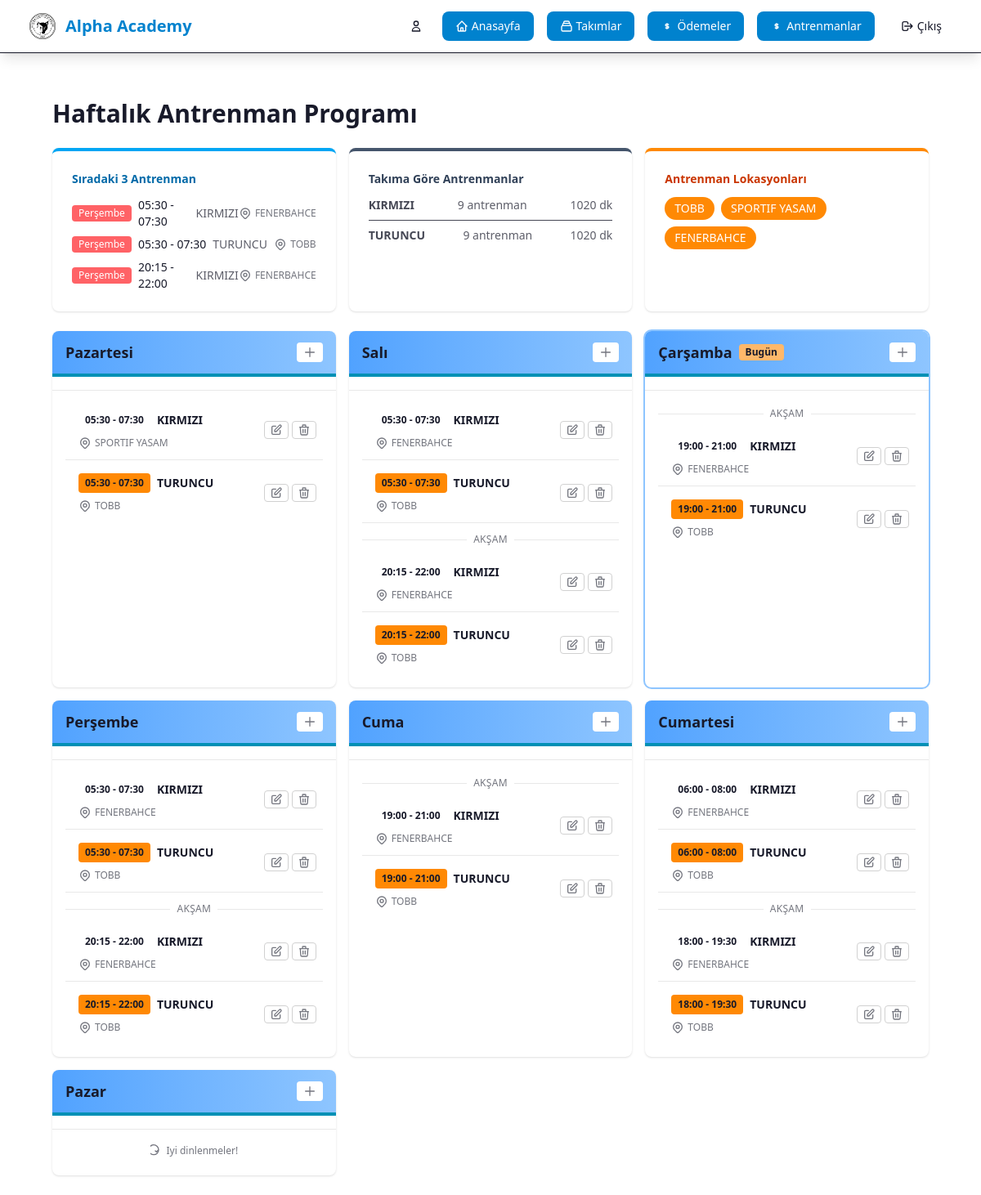
Screenshot of /teams/trainings/weekly/ (signed in) with the database file from the repository.
### team/models.py (models this page shows, shortened)
class Training (models.Model):
    LOCATIONS = [
            ('TOBB', 'TOBB'),
            ('AYTEN SABAN', 'AYTEN SABAN'),
            ('SPORTIF YASAM', 'SPORTIF YASAM'),
            ('FENERBAHCE', 'FENERBAHCE'),
            ('Diğer', 'Diğer'),]
    DAYS_OF_WEEK = [
            (1, 'Pazartesi'),
            (2, 'Salı'),
            (3, 'Çarşamba'),
            (4, 'Perşembe'),
            (5, 'Cuma'),
            (6, 'Cumartesi'),
            (7, 'Pazar'),
        ]
    """
    Model for team training sessions
    """
    team = models.ForeignKey(Team, on_delete=models.CASCADE, related_name='trainings', verbose_name='Takım')
    day_of_week = models.IntegerField(verbose_name='Gün', choices=DAYS_OF_WEEK)  # 0=Monday, 6=Sunday
    time = models.TimeField(verbose_name='Saat')
    end_time = models.TimeField(verbose_name='Bitiş Saati', blank=True, null=True)
    location = models.CharField(max_length=200, verbose_name='Lokasyon',
                                choices=LOCATIONS)
    trainer = models.ForeignKey(settings.AUTH_USER_MODEL, on_delete=models.SET_NULL, null=True, blank=True, related_name='trainings', verbose_name='Antrenör')
    notes = models.TextField(blank=True, null=True, verbose_name='Notlar')
    created_at = models.DateTimeField(auto_now_add=True)
    updated_at = models.DateTimeField(auto_now=True)
    class Meta:
        verbose_name = 'Antrenman'
        verbose_name_plural = 'Antrenmanlar'
        ordering = ['-day_of_week', 'time']

class Team(models.Model):
    name = models.CharField(max_length=100, verbose_name='Takım Adı')
    description = models.TextField(blank=True, null=True, verbose_name='Açıklama')
    logo = models.ImageField(upload_to='team_logos/', blank=True, null=True, verbose_name='Logo')
    founded_date = models.DateField(blank=True, null=True, verbose_name='Kuruluş Tarihi')
    created_at = models.DateTimeField(auto_now_add=True)
    updated_at = models.DateTimeField(auto_now=True)
    class Meta:
        verbose_name = 'Takım'
        verbose_name_plural = 'Takımlar'
        ordering = ['name']

### team/views.py (the view)
# urls.py: path('trainings/weekly/', views.training_weekly, name='training_weekly'),
@login_required
def training_weekly(request):
    trainings = Training.objects.select_related('team').order_by('day_of_week', 'time')
    from django.utils import timezone
    try:
        current_day = timezone.localdate().isoweekday()
    except Exception:
        import datetime
        current_day = datetime.date.today().isoweekday()
    days_of_week = {
        1: {'number': 1, 'name': 'Pazartesi', 'trainings': []},
        2: {'number': 2, 'name': 'Salı', 'trainings': []},
        3: {'number': 3, 'name': 'Çarşamba', 'trainings': []},
        4: {'number': 4, 'name': 'Perşembe', 'trainings': []},
        5: {'number': 5, 'name': 'Cuma', 'trainings': []},
        6: {'number': 6, 'name': 'Cumartesi', 'trainings': []},
        7: {'number': 7, 'name': 'Pazar', 'trainings': []},
    }
    for training in trainings:
        days_of_week[training.day_of_week]['trainings'].append(training)
    for i in range(1, 8):
        days_of_week[i]['is_today'] = (i == current_day)
        days_of_week[i]['trainings'].sort(key=lambda t: t.time)
        seen_pm = False
        for t in days_of_week[i]['trainings']:
            setattr(t, 'show_pm_separator', False)
            if not seen_pm and t.time >= dt_time(13, 0):
                setattr(t, 'show_pm_separator', True)
                seen_pm = True
    weekly_schedule = [days_of_week[i] for i in range(1, 8)]
    total_trainings = trainings.count()
    locations = set(t.location for t in trainings)
    import datetime as _dt
    training_stats_by_team = {}
    for t in trainings:
        team_name = t.team.name
        if team_name not in training_stats_by_team:
            training_stats_by_team[team_name] = {'name': team_name, 'count': 0, 'minutes': 0}
        training_stats_by_team[team_name]['count'] += 1
        if t.end_time:
            start_dt = _dt.datetime.combine(_dt.date.today(), t.time)
            end_dt = _dt.datetime.combine(_dt.date.today(), t.end_time)
            if end_dt > start_dt:
                delta_minutes = int((end_dt - start_dt).total_seconds() // 60)
                training_stats_by_team[team_name]['minutes'] += delta_minutes
    training_stats_by_team = sorted(training_stats_by_team.values(), key=lambda x: x['name'])
    import datetime
    now = timezone.localtime()
    today_iso = now.isoweekday()
    upcoming = []
    for t in trainings:
        t_day = t.day_of_week
        days_ahead = (t_day - today_iso) % 7
        if days_ahead == 0 and t.time <= now.time():
            days_ahead = 7
        next_date = timezone.localdate() + datetime.timedelta(days=days_ahead)
        next_dt = datetime.datetime.combine(next_date, t.time)
        upcoming.append((next_dt, t))
    upcoming.sort(key=lambda x: x[0])
    upcoming_trainings = []
    for next_dt, t in upcoming[:3]:
        upcoming_trainings.append({
            'training': t,
            'day_name': days_of_week[t.day_of_week]['name'],
            'next_datetime': next_dt,
        })
    context = {
        'weekly_schedule': weekly_schedule,
        'days_of_week': days_of_week,
        'total_trainings': total_trainings,
        'training_stats_by_team': training_stats_by_team,
        'locations': locations,
        'upcoming_trainings': upcoming_trainings,
        'title': 'Haftalık Antrenman Programı'
    }
    return render(request, 'team/training_weekly.html', context)

### team/templatetags/team_filters.py (called while the page is built)
@register.filter
def team_color_dict(team_name):
    if not team_name:
        return TEAM_COLORS.get('default', {'bg': 'bg-gray-50', 'border': 'border-gray-200', 'text': 'text-gray-800', 'badge': 'bg-gray-500', 'light': 'bg-gray-100'})
    team_key = team_name.lower().strip()
    return TEAM_COLORS.get(team_key, {'bg': 'bg-gray-50', 'border': 'border-gray-200', 'text': 'text-gray-800', 'badge': 'bg-gray-500', 'light': 'bg-gray-100'})

### team/templates/team/training_weekly.html (shortened to what this page needs)
{% extends 'user/base.html' %}
{% load static %}
{% load team_filters %}
{% block content %}
<div class="max-w-7xl mx-auto px-4 sm:px-6 lg:px-8 mt-8">
    <div class="flex flex-wrap items-center justify-between mb-6">
        <div class="w-full md:w-2/3">
            <h1 class="text-3xl font-bold text-base-content">Haftalık Antrenman Programı</h1>
        </div>
    </div>
    <div class="grid grid-cols-1 md:grid-cols-3 gap-4 mb-6">
        <div class="bg-base-100 rounded-lg shadow p-6 border-t-4 border-sky-500">
            <h5 class="text-sky-700 text-sm font-semibold mb-3">Sıradaki 3 Antrenman</h5>
            {% if upcoming_trainings %}
            <ul class="space-y-2">
                {% for item in upcoming_trainings %}
                <li class="flex items-center justify-between">
                    <div class="flex items-center gap-2">
                        <span class="bg-error text-white text-xs px-2 py-0.5 rounded">{{ item.day_name }}</span>
                            <span class="text-sm font-medium text-base-content">{{ item.training.time|time:"H:i" }}{% if item.training.end_time %} - {{ item.training.end_time|time:"H:i" }}{% endif %}</span>
                            <span class="text-sm text-base-content/70">{{ item.training.team.name }}</span>
                    </div>
                    <span class="text-xs text-base-content/60 inline-flex items-center gap-1"> {{ item.training.location }}</span>
                </li>
                {% endfor %}
            </ul>
            {% else %}
            <p class="text-base-content/60 text-sm">Yaklaşan antrenman bulunmuyor.</p>
            {% endif %}
        </div>
        <div class="bg-base-100 rounded-lg shadow p-6 border-t-4 border-slate-600">
            <h5 class="text-slate-700 text-sm font-semibold mb-3">Takıma Göre Antrenmanlar</h5>
            {% if training_stats_by_team %}
            <ul class="space-y-2 text-sm text-base-content/80">
                {% for stat in training_stats_by_team %}
                <li class="flex items-center justify-between border-b last:border-0 pb-2 last:pb-0">
                    <span class="font-semibold">{{ stat.name }}</span>
                    <span class="text-base-content/70">{{ stat.count }} antrenman{% if stat.count > 1 %}{% endif %}</span>
                    <span class="text-base-content/70">{% if stat.minutes %}{{ stat.minutes }} dk{% else %}-{% endif %}</span>
                </li>
                {% endfor %}
            </ul>
            {% else %}
            <p class="text-base-content/60 text-sm">Kayıtlı antrenman yok.</p>
            {% endif %}
        </div>
        <div class="bg-base-100 rounded-lg shadow p-6 border-t-4 border-orange-400">
            <h5 class="text-orange-700 text-sm font-semibold mb-3">Antrenman Lokasyonları</h5>
            <div class="flex flex-wrap gap-2">
                {% for location in locations %}
                <span class="bg-orange-400 text-white px-3 py-1 rounded-full text-sm">{{ location }}</span>
                {% endfor %}
            </div>
        </div>
    </div>
    <div class="grid grid-cols-1 md:grid-cols-3 lg:grid-cols-3 gap-4">
        {% for day in weekly_schedule %}
        <div>
            <div class="bg-base-100 rounded-lg shadow overflow-hidden h-full {% if day.is_today %}ring-2 ring-blue-300{% endif %}">
                <div class="px-4 py-3 border-b-4 flex justify-between items-center {% if day.is_today %} bg-gradient-to-r from-blue-400 to-blue-300 border-info{% else %} bg-gradient-to-r from-blue-400 to-blue-300 border-info{% endif %}">
                    <h5 class="text-lg font-semibold mb-0 flex items-center gap-2">
                        {{ day.name }}
                        {% if day.is_today %}
                        <span class="bg-orange-300 text-base-content text-xs px-2 py-0.5 rounded font-semibold">Bugün</span>
                        {% endif %}
                    </h5>
                    {% if user.is_staff %}
                    <button type="button"
                            class="bg-base-100 text-error hover:bg-error px-2 py-1 rounded text-xs font-semibold inline-flex items-center gap-1"
                            onclick="openTrainingModal({{ day.number }})"
                            title="Antrenman Ekle">
                        <svg class="w-4 h-4 text-base-content/60" fill="none" stroke="currentColor" viewBox="0 0 24 24"><path stroke-linecap="round" stroke-linejoin="round" stroke-width="2" d="M12 4v16m8-8H4"></path></svg>
                    </button>
                    {% endif %}
                </div>
                <div id="day-{{ day.number }}-form" class="px-4 py-2 border-b border-base-200"></div>
                <div class="p-4">
                    {% if day.trainings %}
                    <div class="space-y-2" id="day-{{ day.number }}-trainings">
                    {% for training in day.trainings %}
                    {% if training.show_pm_separator %}
                    <div class="flex items-center gap-2 text-xs text-base-content/60 uppercase tracking-wide py-1">
                        <span class="h-px flex-1 bg-base-200"></span>
                        <span>AKŞAM</span>
                        <span class="h-px flex-1 bg-base-200"></span>
                    </div>
                    {% endif %}
                    <div class="border-b border-base-200 pb-3 pt-2 last:border-0 pl-4 pr-2  {% with colors=training.team.name|team_color_dict %}  {{ colors.bg }}{% endwith %} hover:shadow-lg transition-all duration-200" id="training-card-{{ training.pk }}">
                        <div class="flex justify-between items-center gap-2">
                            <div class="flex items-center gap-2 flex-wrap flex-grow text-xs">
                                <span class="{% with colors=training.team.name|team_color_dict %}{{ colors.badge }}{% endwith %} px-2 py-1 rounded font-semibold text-xs whitespace-nowrap">{{ training.time|time:"H:i" }}{% if training.end_time %} - {{ training.end_time|time:"H:i" }}{% endif %}</span>
                                <span class="font-bold {% with colors=training.team.name|team_color_dict %}{{ colors.text }}{% endwith %} text-sm">{{ training.team.name }}</span>
                                <span class="text-base-content/60 text-xs inline-flex items-center gap-1"> {{ training.location }}</span>
                            </div>
                            {% if user.is_staff %}
                            <div class="flex gap-1 flex-shrink-0">
                                <button
                                    type="button"
                                    class="border border-base-300 text-base-content/70 hover:bg-base-100 px-1.5 py-0.5 rounded text-xs inline-flex items-center gap-1"
                                    hx-get="{% url 'team:training_edit_inline' training.pk %}"
                                    hx-target="#training-card-{{ training.pk }}"
                                    hx-swap="outerHTML"
                                    title="Düzenle">
                                    <svg class="w-4 h-4 text-base-content/60" fill="none" stroke="currentColor" viewBox="0 0 24 24"><path stroke-linecap="round" stroke-linejoin="round" stroke-width="2" d="M11 5H6a2 2 0 00-2 2v11a2 2 0 002 2h11a2 2 0 002-2v-5m-1.414-9.414a2 2 0 112.828 2.828L11.828 15H9v-2.828l8.586-8.586z"></path></svg>
                                </button>
                                <button
                                    type="button"
                                    class="border border-base-300 text-base-content/70 hover:bg-base-100 px-1.5 py-0.5 rounded text-xs inline-flex items-center gap-1"
                                    hx-get="{% url 'team:training_delete_inline' training.pk %}"
                                    hx-target="#training-card-{{ training.pk }}"
                                    hx-swap="outerHTML swap:1s"
                                    hx-confirm="Bu antrenmanı silmek istediğinizden emin misiniz?"
                                    title="Sil">
                                    <svg class="w-4 h-4 text-base-content/60" fill="none" stroke="currentColor" viewBox="0 0 24 24"><path stroke-linecap="round" stroke-linejoin="round" stroke-width="2" d="M19 7l-.867 12.142A2 2 0 0116.138 21H7.862a2 2 0 01-1.995-1.858L5 7m5 4v6m4-6v6m1-10V4a1 1 0 00-1-1h-4a1 1 0 00-1 1v3M4 7h16"></path></svg>
                                </button>
                            </div>
                            {% endif %}
                        </div>
                    </div>
                    {% endfor %}
                </div>
                {% else %}
                <div id="day-{{ day.number }}-trainings">
                    <p class="text-base-content/60 text-center mb-0 text-xs inline-flex items-center gap-1 justify-center w-full">
                        <svg class="w-4 h-4" fill="none" stroke="currentColor" viewBox="0 0 24 24"><path stroke-linecap="round" stroke-linejoin="round" stroke-width="2" d="M9 12l2 2 4-4m0 0a9 9 0 11-18 0 9 9 0 0118 0z"></path></svg> Iyi dinlenmeler!
                    </p>
                </div>
                {% endif %}
            </div>
        </div>
        </div>
        {% endfor %}
    </div>
</div>
{% endblock %}

### rows the page displays
Training: day_name "Perşembe", training.time "05:30", training.end_time "07:30", training.team.name "KIRMIZI", training.location "FENERBAHCE", time "05:30", end_time "07:30", team.name "KIRMIZI", location "FENERBAHCE"
Training: day_name "Perşembe", training.time "05:30", training.end_time "07:30", training.team.name "TURUNCU", training.location "TOBB", time "05:30", end_time "07:30", team.name "TURUNCU", location "TOBB"
Training: day_name "Perşembe", training.time "20:15", training.end_time "22:00", training.team.name "KIRMIZI", training.location "FENERBAHCE", shows "AKŞAM", time "20:15", end_time "22:00", team.name "KIRMIZI", location "FENERBAHCE"
Team: name "KIRMIZI"
Team: name "TURUNCU"
Training: locations "TOBB", time "05:30", end_time "07:30", team.name "TURUNCU", location "TOBB"
Training: locations "SPORTIF YASAM", time "05:30", end_time "07:30", team.name "KIRMIZI", location "SPORTIF YASAM"
Training: locations "FENERBAHCE", time "05:30", end_time "07:30", team.name "KIRMIZI", location "FENERBAHCE"
Training: time "05:30", end_time "07:30", team.name "TURUNCU", location "TOBB"
Training: shows "AKŞAM", time "20:15", end_time "22:00", team.name "KIRMIZI", location "FENERBAHCE"
Training: time "20:15", end_time "22:00", team.name "TURUNCU", location "TOBB"
Training: shows "AKŞAM", time "19:00", end_time "21:00", team.name "KIRMIZI", location "FENERBAHCE"
Training: time "19:00", end_time "21:00", team.name "TURUNCU", location "TOBB"
Training: time "20:15", end_time "22:00", team.name "TURUNCU", location "TOBB"
Training: shows "AKŞAM", time "19:00", end_time "21:00", team.name "KIRMIZI", location "FENERBAHCE"
Training: time "19:00", end_time "21:00", team.name "TURUNCU", location "TOBB"
Training: time "06:00", end_time "08:00", team.name "KIRMIZI", location "FENERBAHCE"
Training: time "06:00", end_time "08:00", team.name "TURUNCU", location "TOBB"
Training: shows "AKŞAM", time "18:00", end_time "19:30", team.name "KIRMIZI", location "FENERBAHCE"
Training: time "18:00", end_time "19:30", team.name "TURUNCU", location "TOBB"

### other values shown
{{ stat.count }} "9" "9"
{{ stat.minutes }} "1020" "1020"
{{ day.name }} "Pazartesi" "Salı" "Çarşamba" "Perşembe" "Cuma" "Cumartesi" "Pazar"
